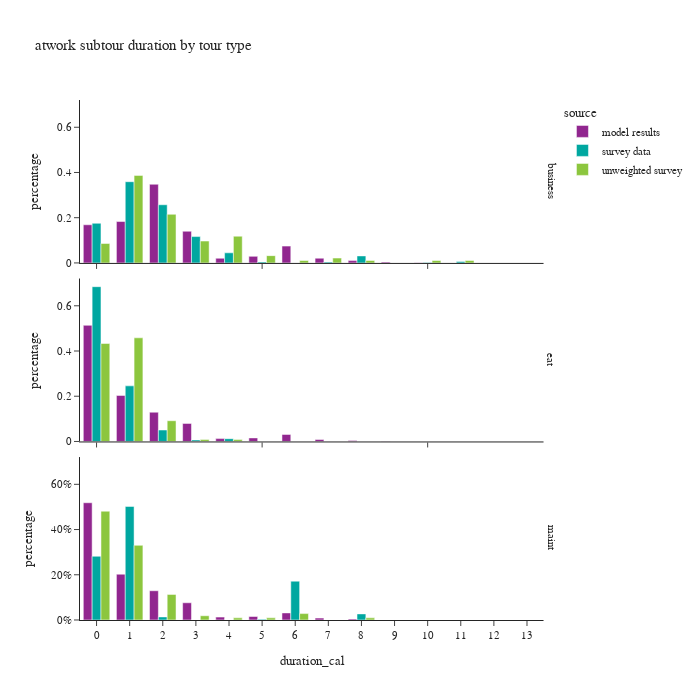

Write notebook code for a chart like this one.
### Code cell
df_plot = atwork_subtour.groupby(['source','tour_type','duration_cal'])[['tour_weight']].sum().reset_index()
df_plot['percentage'] = df_plot.groupby(['source','tour_type'], group_keys=False)['tour_weight']. \
    apply(lambda x: x / float(x.sum()))

fig = px.bar(df_plot, x="duration_cal", y="percentage", color="source",barmode="group",
             facet_row='tour_type',
             title="atwork subtour duration by tour type")
fig.for_each_annotation(lambda a: a.update(text = a.text.split("=")[-1]))
fig.update_layout(height=700, width=700, yaxis=dict(tickformat=".0%"), xaxis=dict(dtick="1"))
fig.show()

### Figure 1 — Plotly figure (JSON) as saved in the notebook; plotly's stock layout.template omitted (floating-point values rounded to 4 significant figures)
{"data": [{"alignmentgroup": "True", "hovertemplate": "source=model results<br>tour_type=business<br>duration_cal=%{x}<br>percentage=%{y}<extra></extra>", "legendgroup": "model results", "marker": {"color": "#91268F", "pattern": {"shape": ""}}, "name": "model results", "offsetgroup": "model results", "orientation": "v", "showlegend": true, "textposition": "auto", "type": "bar", "x": [0.0, 1.0, 2.0, 3.0, 4.0, 5.0, 6.0, 7.0, 8.0, 9.0, 10.0, 11.0, 12.0], "xaxis": "x3", "y": [0.1688, 0.1831, 0.3478, 0.1401, 0.02072, 0.029, 0.07435, 0.02093, 0.0103, 0.003704, 0.001032, 6.071e-05, 8.095e-05], "yaxis": "y3"}, {"alignmentgroup": "True", "hovertemplate": "source=model results<br>tour_type=eat<br>duration_cal=%{x}<br>percentage=%{y}<extra></extra>", "legendgroup": "model results", "marker": {"color": "#91268F", "pattern": {"shape": ""}}, "name": "model results", "offsetgroup": "model results", "orientation": "v", "showlegend": false, "textposition": "auto", "type": "bar", "x": [0.0, 1.0, 2.0, 3.0, 4.0, 5.0, 6.0, 7.0, 8.0, 9.0, 10.0, 11.0, 12.0, 13.0], "xaxis": "x2", "y": [0.5136, 0.2036, 0.1294, 0.07987, 0.01261, 0.01579, 0.03116, 0.008773, 0.003955, 0.000999, 0.0002407, 1.816e-05, 4.541e-06, 4.541e-06], "yaxis": "y2"}, {"alignmentgroup": "True", "hovertemplate": "source=model results<br>tour_type=maint<br>duration_cal=%{x}<br>percentage=%{y}<extra></extra>", "legendgroup": "model results", "marker": {"color": "#91268F", "pattern": {"shape": ""}}, "name": "model results", "offsetgroup": "model results", "orientation": "v", "showlegend": false, "textposition": "auto", "type": "bar", "x": [0.0, 1.0, 2.0, 3.0, 4.0, 5.0, 6.0, 7.0, 8.0, 9.0, 10.0], "xaxis": "x", "y": [0.5185, 0.2025, 0.1294, 0.07616, 0.01285, 0.01549, 0.03135, 0.008399, 0.004483, 0.0005108, 0.0003121], "yaxis": "y"}, {"alignmentgroup": "True", "hovertemplate": "source=survey data<br>tour_type=business<br>duration_cal=%{x}<br>percentage=%{y}<extra></extra>", "legendgroup": "survey data", "marker": {"color": "#00A7A0", "pattern": {"shape": ""}}, "name": "survey data", "offsetgroup": "survey data", "orientation": "v", "showlegend": true, "textposition": "auto", "type": "bar", "x": [0.0, 1.0, 2.0, 3.0, 4.0, 5.0, 6.0, 7.0, 8.0, 10.0, 11.0], "xaxis": "x3", "y": [0.1754, 0.3592, 0.2572, 0.1166, 0.04471, 0.004676, 0.0, 0.003735, 0.03099, 0.00143, 0.006038], "yaxis": "y3"}, {"alignmentgroup": "True", "hovertemplate": "source=survey data<br>tour_type=eat<br>duration_cal=%{x}<br>percentage=%{y}<extra></extra>", "legendgroup": "survey data", "marker": {"color": "#00A7A0", "pattern": {"shape": ""}}, "name": "survey data", "offsetgroup": "survey data", "orientation": "v", "showlegend": false, "textposition": "auto", "type": "bar", "x": [0.0, 1.0, 2.0, 3.0, 4.0], "xaxis": "x2", "y": [0.6845, 0.2459, 0.0506, 0.00668, 0.01237], "yaxis": "y2"}, {"alignmentgroup": "True", "hovertemplate": "source=survey data<br>tour_type=maint<br>duration_cal=%{x}<br>percentage=%{y}<extra></extra>", "legendgroup": "survey data", "marker": {"color": "#00A7A0", "pattern": {"shape": ""}}, "name": "survey data", "offsetgroup": "survey data", "orientation": "v", "showlegend": false, "textposition": "auto", "type": "bar", "x": [0.0, 1.0, 2.0, 3.0, 4.0, 5.0, 6.0, 8.0], "xaxis": "x", "y": [0.2818, 0.5022, 0.01368, 0.0003052, 0.0, 0.00326, 0.1717, 0.02699], "yaxis": "y"}, {"alignmentgroup": "True", "hovertemplate": "source=unweighted survey<br>tour_type=business<br>duration_cal=%{x}<br>percentage=%{y}<extra></extra>", "legendgroup": "unweighted survey", "marker": {"color": "#8CC63E", "pattern": {"shape": ""}}, "name": "unweighted survey", "offsetgroup": "unweighted survey", "orientation": "v", "showlegend": true, "textposition": "auto", "type": "bar", "x": [0.0, 1.0, 2.0, 3.0, 4.0, 5.0, 6.0, 7.0, 8.0, 10.0, 11.0], "xaxis": "x3", "y": [0.08602, 0.3871, 0.2151, 0.09677, 0.1183, 0.03226, 0.01075, 0.02151, 0.01075, 0.01075, 0.01075], "yaxis": "y3"}, {"alignmentgroup": "True", "hovertemplate": "source=unweighted survey<br>tour_type=eat<br>duration_cal=%{x}<br>percentage=%{y}<extra></extra>", "legendgroup": "unweighted survey", "marker": {"color": "#8CC63E", "pattern": {"shape": ""}}, "name": "unweighted survey", "offsetgroup": "unweighted survey", "orientation": "v", "showlegend": false, "textposition": "auto", "type": "bar", "x": [0.0, 1.0, 2.0, 3.0, 4.0], "xaxis": "x2", "y": [0.4333, 0.4583, 0.09167, 0.008333, 0.008333], "yaxis": "y2"}, {"alignmentgroup": "True", "hovertemplate": "source=unweighted survey<br>tour_type=maint<br>duration_cal=%{x}<br>percentage=%{y}<extra></extra>", "legendgroup": "unweighted survey", "marker": {"color": "#8CC63E", "pattern": {"shape": ""}}, "name": "unweighted survey", "offsetgroup": "unweighted survey", "orientation": "v", "showlegend": false, "textposition": "auto", "type": "bar", "x": [0.0, 1.0, 2.0, 3.0, 4.0, 5.0, 6.0, 8.0], "xaxis": "x", "y": [0.4811, 0.3302, 0.1132, 0.01887, 0.009434, 0.009434, 0.0283, 0.009434], "yaxis": "y"}], "layout": {"annotations": [{"font": {}, "showarrow": false, "text": "maint", "textangle": 90, "x": 0.98, "xanchor": "left", "xref": "paper", "y": 0.1567, "yanchor": "middle", "yref": "paper"}, {"font": {}, "showarrow": false, "text": "eat", "textangle": 90, "x": 0.98, "xanchor": "left", "xref": "paper", "y": 0.5, "yanchor": "middle", "yref": "paper"}, {"font": {}, "showarrow": false, "text": "business", "textangle": 90, "x": 0.98, "xanchor": "left", "xref": "paper", "y": 0.8433, "yanchor": "middle", "yref": "paper"}], "barmode": "group", "height": 700, "legend": {"title": {"text": "source"}, "tracegroupgap": 0}, "title": {"text": "atwork subtour duration by tour type"}, "width": 700, "xaxis": {"anchor": "y", "domain": [0.0, 0.98], "dtick": "1", "title": {"text": "duration_cal"}}, "xaxis2": {"anchor": "y2", "domain": [0.0, 0.98], "matches": "x", "showticklabels": false}, "xaxis3": {"anchor": "y3", "domain": [0.0, 0.98], "matches": "x", "showticklabels": false}, "yaxis": {"anchor": "x", "domain": [0.0, 0.3133], "tickformat": ".0%", "title": {"text": "percentage"}}, "yaxis2": {"anchor": "x2", "domain": [0.3433, 0.6567], "matches": "y", "title": {"text": "percentage"}}, "yaxis3": {"anchor": "x3", "domain": [0.6867, 1.0], "matches": "y", "title": {"text": "percentage"}}}}
